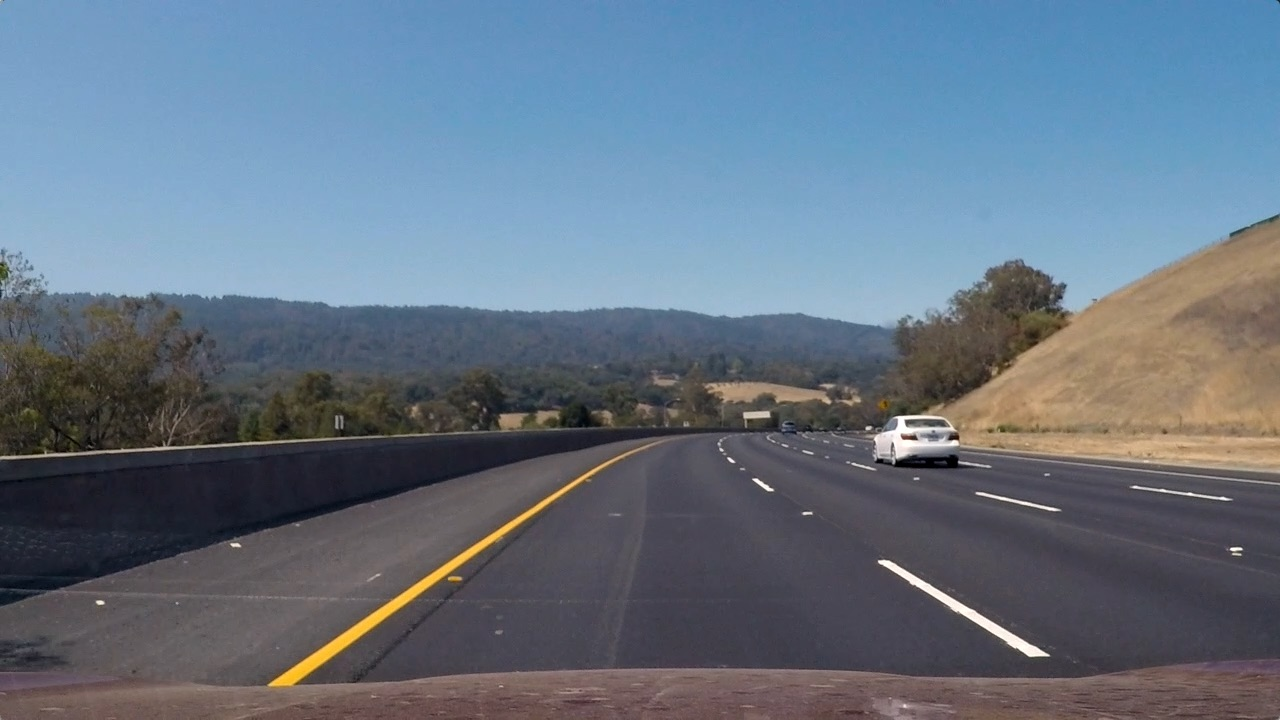
#> input picture mytest/test3.jpg, 1280 x 720 px, found by its file name; the run also reads 1 picture not shown here
$ python pipeline.py   (older library calls are emulated)
#> lines starting #> are read from the running program, lines starting #| are printed output that depends on the picture; after the words box and inside, x2 and y2 are one past the last pixel; in counts of white or black regions, pixels touching at a corner belong together
### color_gradient_thre.py
import numpy as np
import cv2
import matplotlib.pyplot as plt
import matplotlib.image as mpimg

image = mpimg.imread('./test_images/test3.jpg')
#> image is the input picture: shape (720, 1280, 3); mean R, G, B 101.1, 115.3, 130.7

# Utility functions
# [13 lines left out: function abs_sobel_thresh, not called in this run]

def mag_thresh(image, sobel_kernel=3, mag_thresh=(0, 255)):

#> called with sobel_kernel = 3, mag_thresh = (40, 880)
    gray = cv2.cvtColor(image, cv2.COLOR_RGB2GRAY)
    sobelx = cv2.Sobel(gray, cv2.CV_64F, 1, 0)
    sobely = cv2.Sobel(gray, cv2.CV_64F, 0, 1)
    abs_sobelxy = np.sqrt(sobelx * sobelx + sobely * sobely)
    scaled_sobel = np.uint8(255 * abs_sobelxy / np.max(abs_sobelxy))
    mag_binary = np.zeros_like(scaled_sobel)
    mag_binary[(scaled_sobel >= mag_thresh[0]) & (scaled_sobel <= mag_thresh[1])] = 1

    return mag_binary

# [12 lines left out: function dir_threshold, not called in this run]

# My binarization binarize using color transform and gradient thresh
def binarize(img, s_thresh=(130, 255), mag_limits=(40, 880)):

    img = np.copy(img)
    # Convert to HLS color space and separate the V channel
    hls = cv2.cvtColor(img, cv2.COLOR_RGB2HLS)
    h_channel = hls[:, :, 0]
    l_channel = hls[:, :, 1]
    s_channel = hls[:, :, 2]

    color_channel = s_channel

    mag_binary = mag_thresh(img, mag_thresh=mag_limits)
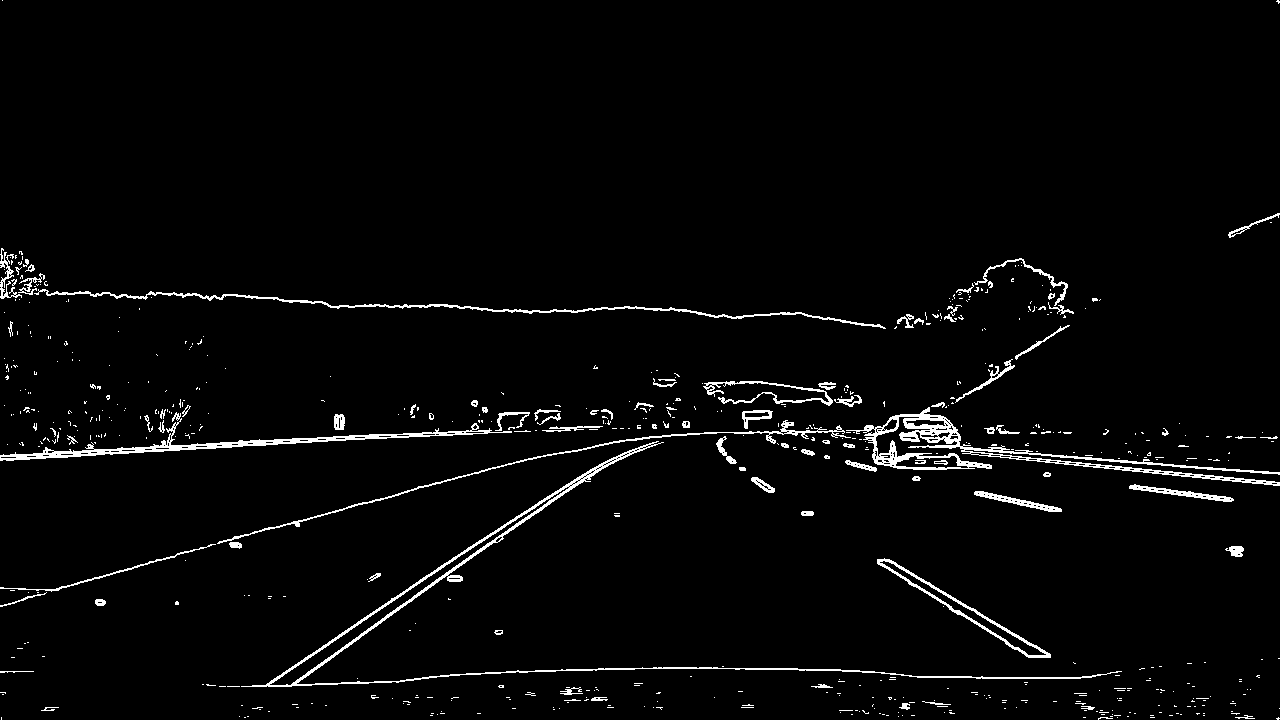
#> mag_binary: shape (720, 1280); values 0 (black) and 1 (white), 2.8% white in thin lines or dots

    # Threshold color channel
    s_binary = np.zeros_like(s_channel)
    s_binary[(color_channel >= s_thresh[0]) & (color_channel <= s_thresh[1])] = 1

    # Stack each channel
    out_binary = np.zeros_like(mag_binary)
    out_binary[(mag_binary == 1) | (s_binary == 1)] = 255

    return out_binary

result = binarize(image)
#> result: shape (720, 1280); 3.3% white; 651 white regions (559 under 20 px), largest, box (x1, y1, x2, y2) and area: (241, 441, 1122, 687) 6608, (846, 407, 1280, 486) 5040, (0, 412, 512, 461) 2708

cv2.imwrite("./output_images/binary.jpg", result)

### perspective.py
import pickle
import cv2
import numpy as np
import matplotlib.pyplot as plt
import matplotlib.image as mpimg

# Read in the saved camera matrix and distortion coefficients
dist_pickle = pickle.load(open("dist_pickle.p", "rb"))
#> (reads dist_pickle.p from the repository)
mtx = dist_pickle["mtx"]
dist = dist_pickle["dist"]

# Read in an image
img = cv2.imread('./test_images/test3.jpg')
#img = cv2.imread('./output_images/binary.jpg')

img_size = (img.shape[1], img.shape[0])

src2 = np.float32(
    [[(img_size[0] / 2) - 55, img_size[1] / 2 + 100],
    [((img_size[0] / 6) - 10), img_size[1]],
    [(img_size[0] * 5 / 6) + 60, img_size[1]],
    [(img_size[0] / 2 + 55), img_size[1] / 2 + 100]])
dst2 = np.float32(
    [[(img_size[0] / 4), 0],
    [(img_size[0] / 4), img_size[1]],
    [(img_size[0] * 3 / 4), img_size[1]],
    [(img_size[0] * 3 / 4), 0]])

p1 = [600,460]
p2 = [228,720]
p3 = [1142,720]
p4 = [720,460]

srcPts = np.float32([p1, p2, p3, p4])
dstPts = np.float32(
    [[(img_size[0] / 4), 0],
    [(img_size[0] / 4), img_size[1]],
    [(img_size[0] * 3 / 4), img_size[1]],
    [(img_size[0] * 3 / 4), 0]])


def draw_quadrangle(img, p1, p2, p3, p4, color=(0,0,255), pen_size=2):

#> called with color = (0, 0, 255), pen_size = 2
    line_img = cv2.line(img, tuple(p1), tuple(p2), color, pen_size)
    line_img = cv2.line(line_img, tuple(p2), tuple(p3), color, pen_size)
    line_img = cv2.line(line_img, tuple(p3), tuple(p4), color, pen_size)
    line_img = cv2.line(line_img, tuple(p4), tuple(p1), color, pen_size)
#> line_img: shape (720, 1280, 3); mean B, G, R 130.5, 115.2, 102

    return line_img

def persp_trans(img, src, dst):

    M = cv2.getPerspectiveTransform(src, dst)
    Minv = cv2.getPerspectiveTransform(dst, src)

    persp_pickle = {}
    persp_pickle["PerspM"] = M
    persp_pickle["PerspMinv"] = Minv
    pickle.dump(persp_pickle, open("persp_pickle.p", "wb"))

    warped = cv2.warpPerspective(img, M, (img.shape[1], img.shape[0]), flags=cv2.INTER_LINEAR)
    unwarped = cv2.warpPerspective(warped, Minv, (img.shape[1], img.shape[0]), flags=cv2.INTER_LINEAR)
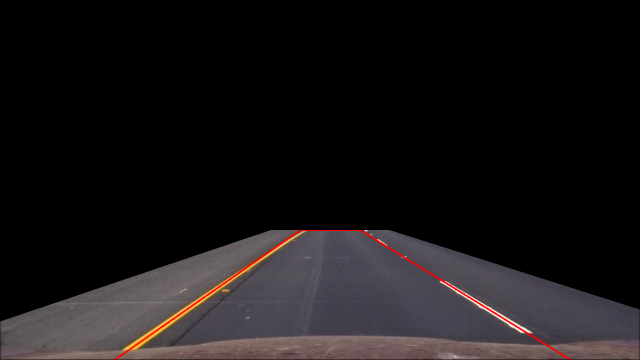
#> unwarped: shape (720, 1280, 3) (shown at 1/2 size); mean B, G, R 22.4, 21.3, 24.3

    return warped, unwarped, M


# [21 lines left out: function undist_persp_trans, not called in this run]

#warp, warp_inv, lines, undistorted, perspective_M = undist_persp_trans(img, mtx, dist, srcPts, dstPts)

undist = cv2.undistort(img, mtx, dist, None, mtx)
line_img = draw_quadrangle(undist, p1, p2, p3, p4)
warp, warp_inv, M = persp_trans(line_img, srcPts, dstPts)
#> M = [[-0.498, -1.47, 946.7], [-1.99e-16, -1.97, 906.2], [3.12e-19, -0.00238, 1]]

cv2.imwrite('./output_images/lines.jpg', line_img)
cv2.imwrite('./output_images/warped.jpg', warp)
cv2.imwrite('./output_images/unwarped.jpg', warp_inv)

### lane_tracker.py
import numpy as np
import matplotlib.image as mpimg
import matplotlib.pyplot as plt
import cv2
import pickle

# Load our image
orig = cv2.imread('./output_images/test3_undistorted.jpg')
binary_warped = mpimg.imread('./output_images/test3_bin_warped2.jpg')
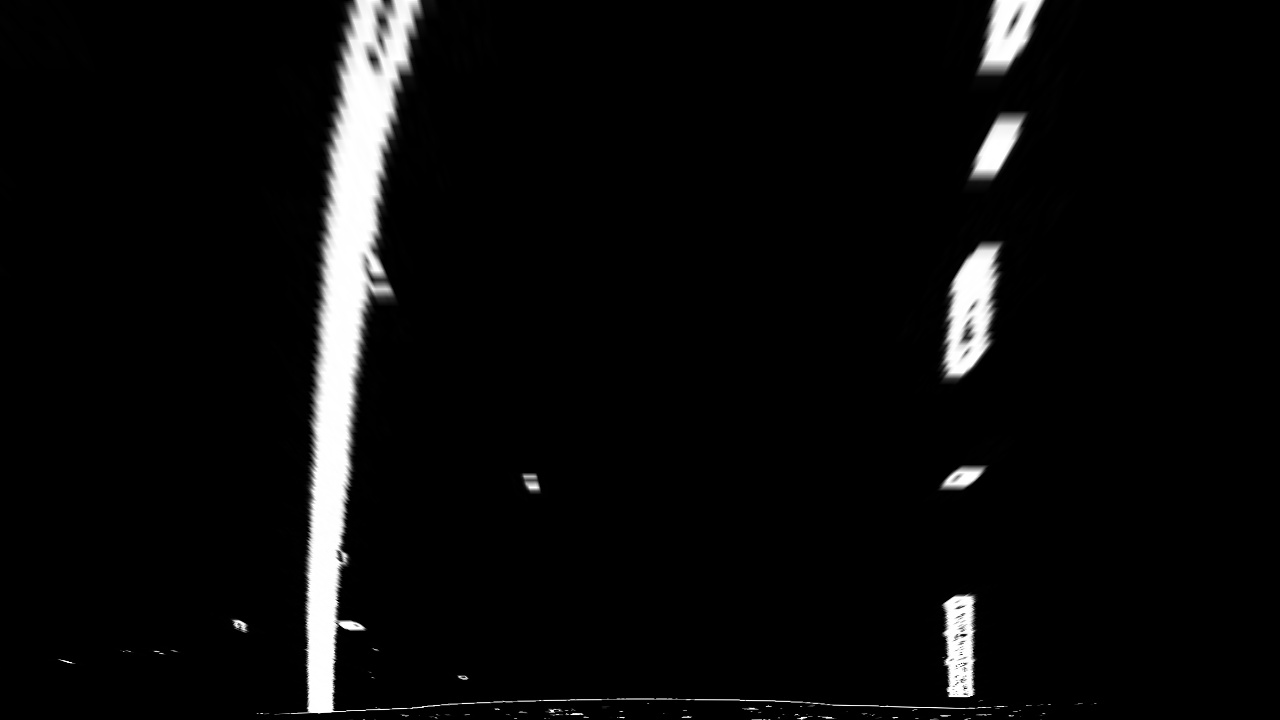
#> input picture output_images/test3_bin_warped2.jpg, 1280 x 720 px
#> binary_warped is the input picture: shape (720, 1280, 3); min 0, max 255, mean 11.9

ym_per_pix = 30 / 720  # meters per pixel in y dimension
xm_per_pix = 3.7 / 700  # meters per pixel in x dimension

DEBUG = False

def find_lane_pixels(binary_warped):

    if len(binary_warped.shape) == 3:
        bin_img = binary_warped[:, :, 0]
    else:
        bin_img = binary_warped

    # Take a histogram of the bottom half of the image
    histogram = np.sum(bin_img[bin_img.shape[0] // 2:, :], axis=0)
#> histogram = 1280 values, max 89735 at index 327, min 0 at index 1, mean 3269.1

    # Create an output image to draw on and visualize the result
    img = np.dstack((bin_img, bin_img, bin_img))

    # Find the peak of the left and right halves of the histogram
    # These will be the starting point for the left and right lines
    midpoint = np.int(histogram.shape[0] // 2)
    leftx_base = np.argmax(histogram[:midpoint])
#> leftx_base = 327
    rightx_base = np.argmax(histogram[midpoint:]) + midpoint
#> rightx_base = 952

    # HYPERPARAMETERS
    # Choose the number of sliding windows
    nwindows = 9
    # Set the width of the windows +/- margin
    margin = 100
    # Set minimum number of pixels found to recenter window
    minpix = 50

    # Set height of windows - based on nwindows above and image shape
    window_height = np.int(bin_img.shape[0] // nwindows)

    # Generate x and y values for plotting
    ploty = np.linspace(0, binary_warped.shape[0] - 1, binary_warped.shape[0])

    # Identify the x and y positions of all nonzero pixels in the image
    nonzero = bin_img.nonzero()
#> nonzero = 105465 positions, rows 0 to 719, columns 0 to 1103
    nonzeroy = np.array(nonzero[0])
    nonzerox = np.array(nonzero[1])

    # Current positions to be updated later for each window in nwindows
    leftx_current = leftx_base
#> leftx_current = 327
    rightx_current = rightx_base
#> rightx_current = 952

    # Create empty lists to receive left and right lane pixel indices
    left_lane_inds = []
    right_lane_inds = []

    # Step through the windows one by one
    for window in range(nwindows):

        # Identify window boundaries in x and y (and right and left)
        win_y_low = bin_img.shape[0] - (window + 1) * window_height
        win_y_high = bin_img.shape[0] - window * window_height

        ### TO-DO: Find the four below boundaries of the window ###
        win_xleft_low = leftx_current - margin
        win_xleft_high = leftx_current + margin
        win_xright_low = rightx_current - margin
        win_xright_high = rightx_current + margin

        # Draw the windows on the visualization image
        cv2.rectangle(img, (win_xleft_low, win_y_low), (win_xleft_high, win_y_high), (0, 255, 0), 2)
        cv2.rectangle(img, (win_xright_low, win_y_low), (win_xright_high, win_y_high), (0, 255, 0), 2)

        ### TO-DO: Identify the nonzero pixels in x and y within the window ###
        good_left_inds = ((nonzeroy >= win_y_low) & (nonzeroy < win_y_high) &
                          (nonzerox >= win_xleft_low) & (nonzerox < win_xleft_high)).nonzero()[0]
        good_right_inds = ((nonzeroy >= win_y_low) & (nonzeroy < win_y_high) &
                           (nonzerox >= win_xright_low) & (nonzerox < win_xright_high)).nonzero()[0]

        # Append these indices to the lists
        left_lane_inds.append(good_left_inds)
        right_lane_inds.append(good_right_inds)

        ### TO-DO: If you found > minpix pixels, recenter next window ###
        ### (`right` or `leftx_current`) on their mean position ###
        if len(good_left_inds) > minpix:
            leftx_current = np.int(np.mean(nonzerox[good_left_inds]))
        if len(good_right_inds) > minpix:
            rightx_current = np.int(np.mean(nonzerox[good_right_inds]))
#> this loop made 9 passes
#> (win_xleft_low, win_xleft_high, win_xright_low, win_xright_high, leftx_current, rightx_current) on passes 1 to 8: (227, 427, 852, 1052, 330, 957), (230, 430, 857, 1057, 316, 960), (216, 416, 860, 1060, 326, 951), (226, 426, 851, 1051, 333, 979), (233, 433, 879, 1079, 340, 955), (240, 440, 855, 1055, 347, 976), (247, 447, 876, 1076, 345, 1003), (245, 445, 903, 1103, 365, 1012)
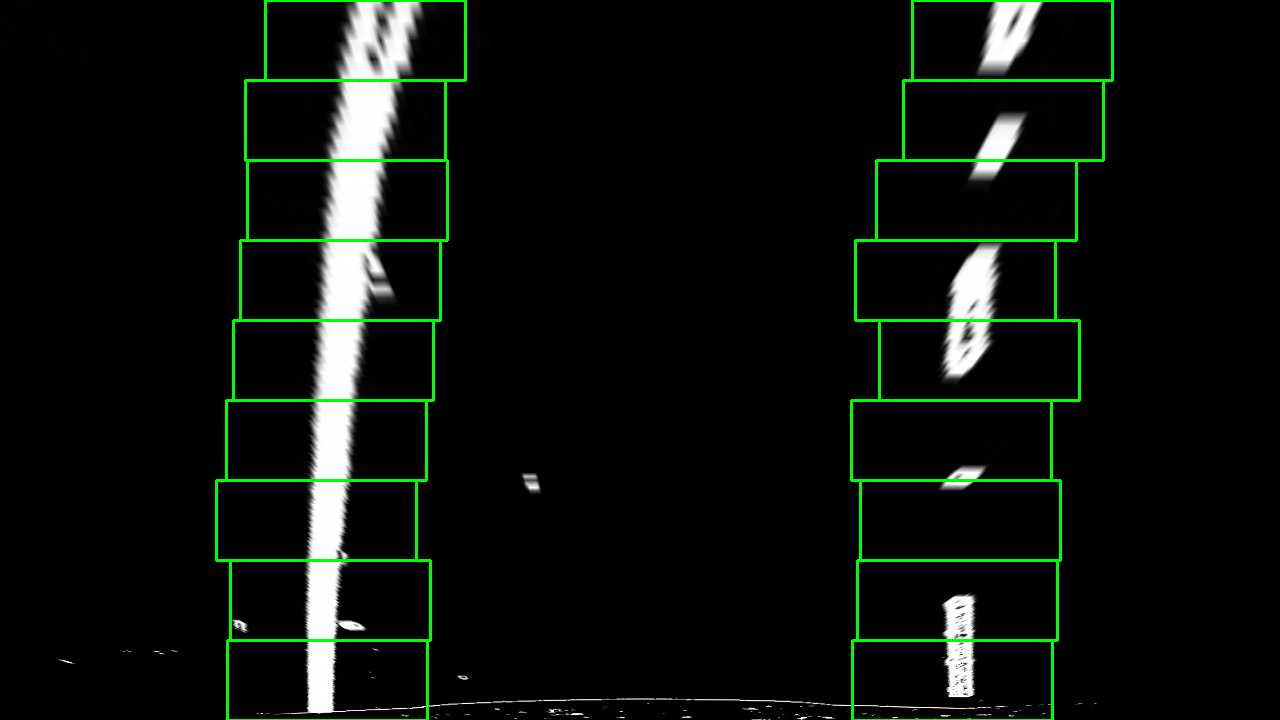
#> img: shape (720, 1280, 3); 2.15% of pixels changed, all inside (x1, y1, x2, y2) = (215, 0, 1114, 720); drawn as B, G, R
#> after the loop, left_lane_inds = 9 items; right_lane_inds = 9 items

    # Concatenate the arrays of indices (previously was a list of lists of pixels)
    try:
        left_lane_inds = np.concatenate(left_lane_inds)
        right_lane_inds = np.concatenate(right_lane_inds)
    except ValueError:
        # Avoids an error if the above is not implemented fully
        pass

    # Extract left and right line pixel positions
    leftx = nonzerox[left_lane_inds]
    lefty = nonzeroy[left_lane_inds]
    rightx = nonzerox[right_lane_inds]
    righty = nonzeroy[right_lane_inds]

    return img, leftx, lefty, rightx, righty, ploty, leftx_base, rightx_base


def fit_polynomial(binary_warped, leftx, lefty, rightx, righty, ploty, persist=False):

    ### TO-DO: Fit a second order polynomial to each using `np.polyfit` ###
    left_fit = np.polyfit(lefty, leftx, 2)
    right_fit = np.polyfit(righty, rightx, 2)

    try:
        left_fitx = left_fit[0] * ploty ** 2 + left_fit[1] * ploty + left_fit[2]
        right_fitx = right_fit[0] * ploty ** 2 + right_fit[1] * ploty + right_fit[2]
    except TypeError:
        # Avoids an error if `left` and `right_fit` are still none or incorrect
        print('The function failed to fit a line!')
        left_fitx = 1 * ploty ** 2 + 1 * ploty
        right_fitx = 1 * ploty ** 2 + 1 * ploty

    ## Visualization ##
    # Colors in the left and right lane regions
    out_img[lefty, leftx] = [255, 0, 0]
    out_img[righty, rightx] = [0, 0, 255]

    # Plots the left and right polynomials on the lane lines
    plt.plot(left_fitx, ploty, color='yellow')
    plt.plot(right_fitx, ploty, color='yellow')
    plt.xlim(0, 1280)
    plt.ylim(720, 0)

    if persist:
        plt.savefig("./output_images/fig.jpg")

    return out_img, left_fitx, right_fitx


def calculate_curvature(binary_warped, leftx, lefty, rightx, righty, ploty):

    # Adjust to real world units (meters) and redo the fitting.
    # Compute the curvature at the bottom of the road image

    left_fit_cr = np.polyfit(lefty*ym_per_pix, leftx*xm_per_pix, 2)
    right_fit_cr = np.polyfit(righty*ym_per_pix, rightx*xm_per_pix, 2)

    y_eval = np.max(ploty)*ym_per_pix

    sql = np.power((2*left_fit_cr[0]*y_eval + left_fit_cr[1]), 2)
    left_curverad =  np.power((1+sql), 1.5) / abs(2*left_fit_cr[0])
    sqr = np.power((2*right_fit_cr[0]*y_eval + right_fit_cr[1]), 2)
    right_curverad = np.power((1+sqr), 1.5) / abs(2*right_fit_cr[0])

    return left_curverad, right_curverad


def drawing_back(undist, binary_warped, left_fitx, right_fitx, ploty, curvature, position, persist=False):

    if DEBUG:
        print(undist.shape)
        print(binary_warped.shape)

    if len(binary_warped.shape) == 3:
        warped = binary_warped[:, :, 0]
    else:
        warped = binary_warped

    persp_pickle = pickle.load(open("persp_pickle.p", "rb"))
    Minv = persp_pickle["PerspMinv"]

    # Create an image to draw the lines on
    warp_zero = np.zeros_like(warped).astype(np.uint8)
    color_warp = np.dstack((warp_zero, warp_zero, warp_zero))

    # Recast the x and y points into usable format for cv2.fillPoly()
    pts_left = np.array([np.transpose(np.vstack([left_fitx, ploty]))])
    pts_right = np.array([np.flipud(np.transpose(np.vstack([right_fitx, ploty])))])
    pts = np.hstack((pts_left, pts_right))

    # Draw the lane onto the warped blank image
    cv2.fillPoly(color_warp, np.int_([pts]), (0, 255, 0))

    # Warp the blank back to original image space using inverse perspective matrix (Minv)
    newwarp = cv2.warpPerspective(color_warp, Minv, (color_warp.shape[1], color_warp.shape[0]))

    # Combine the result with the original image
    result = cv2.addWeighted(undist, 1, newwarp, 0.3, 0)

    # Draw text on the result image
    font = cv2.FONT_HERSHEY_SIMPLEX
    UpperLeftCornerOfText1 = (10, 50)
    UpperLeftCornerOfText2 = (10, 100)
    fontScale = 1
    fontColor = (255, 255, 255)
    lineType = 2

    cv2.putText(result, 'Lane Curvature: ' + str(curvature),
                UpperLeftCornerOfText1,
                font,
                fontScale,
                fontColor,
                lineType)

    cv2.putText(result, 'Car Position (''-'' = left, ''+'' = right): ' + str(position),
                UpperLeftCornerOfText2,
                font,
                fontScale,
                fontColor,
                lineType)

    plt.imshow(result)

    if persist:
        plt.imsave("./output_images/overlay.jpg", result)

    return result

# Find our lane pixels first
out_img, leftx, lefty, rightx, righty, ploty, leftx_base, rightx_base = find_lane_pixels(binary_warped)
#> ploty = 720 values from 0 to 719; leftx_base = 327; rightx_base = 952
#> (the rest of the program and of its run is left out)
